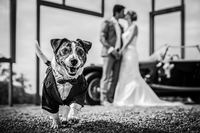
#> input picture PDI/graycacchorrocasamento.jpg, 200 x 133 px
$ python DCT.py
#> lines starting #> are read from the running program, lines starting #| are printed output that depends on the picture
import inline as inline
import numpy as np
import scipy as sp
import cv2
import math
import matplotlib.pyplot as plt
import matplotlib.pylab as pylab

from scipy import misc
from scipy.fftpack import fft, dct

# #Ler a imagem
# image = cv2.imread('CachorroCasamento2.jpg');
#
# #Converter a Imagem em Escalas de Cinza
# grayImage = cv2.cvtColor(image, cv2.COLOR_BGR2GRAY);
#
# #Salvar imagem em escala de cinza
# cv2.imwrite('graycacchorrocasamento.jpg', grayImage);
#
#Ler Imagem em cinza
graycachorro = cv2.imread('graycacchorrocasamento.jpg');
#> graycachorro is the input picture: shape (133, 200, 3); min 0, max 255, mean 134.3
#
# #Mostrar a Imagem
# cv2.imshow('image', image);
# cv2.imshow('testecinza', graycachorro);
#
# cv2.waitKey(0);
# cv2.destroyAllWindows();

#Definição da DCT e da DCT Inversa
def dct2(a):
    return sp.fftpack.dct(sp.fftpack.dct(a, axis=0, norm='ortho'), axis=1, norm='ortho');
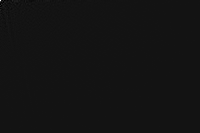
#> returned value: shape (133, 200, 3) float64; min -1838.6, max 21901.9, mean 1; drawn with min black and max white
def idct2(a):
    return sp.fftpack.idct(sp.fftpack.idct(a, axis=0, norm='ortho'), axis=1, norm='ortho');

#Teste da função
DCTImagem = dct2(graycachorro);
IDCTImagem = idct2(DCTImagem);
cv2.imshow('testecinza', graycachorro);
cv2.imshow('testedct', DCTImagem.astype(np.uint8));
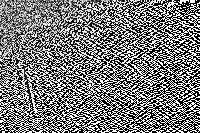
#> window 'testedct': shape (133, 200, 3); min 0, max 255, mean 121.1
cv2.imshow('testeidct', IDCTImagem.astype(np.uint8));
cv2.waitKey(0);
cv2.destroyAllWindows();
